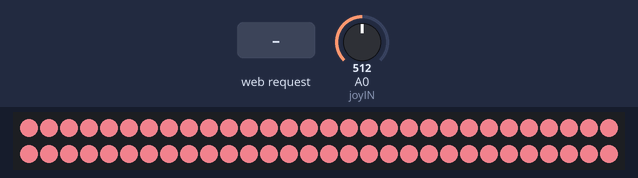
Bench run of a sketch on a simulated ESP8266 (NodeMCU). Shown: 60 RGB LEDs in strip order, left to right, continuing on the next row. The test bench sets the inputs (shaded band); at power-on: A0 (joyIN) = 512. WiFi joins after 1.5 s; servers stay silent unless stated; storage starts empty.

Above: at 1.2 s.
1.3 s: A0 (joyIN) set to 900
At 1.79 s:
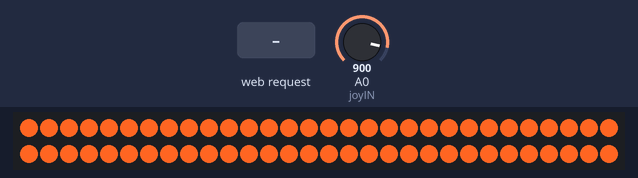
3.7 s: HTTP request GET /set?plain=1 received
At 3.89 s:
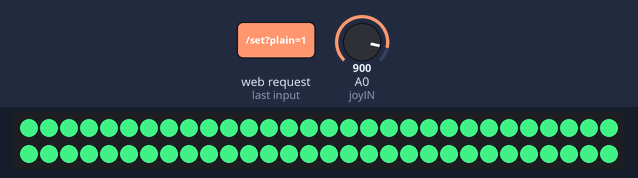
6.7 s: A0 (joyIN) set to 753
At 6.9 s:
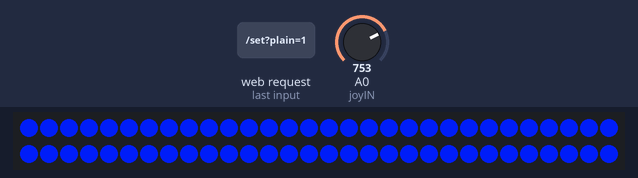
9.1 s: A0 (joyIN) set to 723
At 9.76 s:
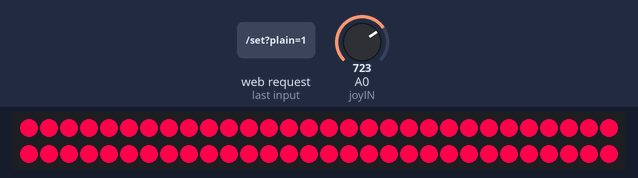
10.7 s: A0 (joyIN) set to 642
At 11.18 s:
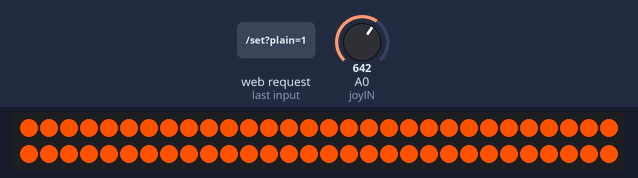
12.3 s: A0 (joyIN) set to 619
Timing chart, 0 to 14.8 s (numbered marks = the images above; inputs shaded):
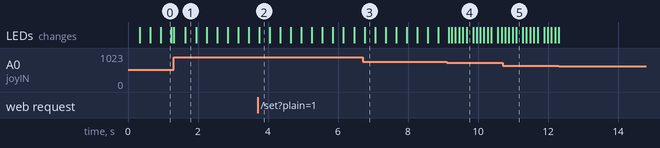

The sketch:

d20-code.ino
```cpp
#include <NeoPixelBus.h>
#include <ESP8266WiFi.h>
#include <ESP8266WebServer.h>
#include <FS.h>
#include <ArduinoJson.h>
#include <math.h>

// #define SERIALOUT

ESP8266WebServer server(80);

const char *ssid = "Airy";
const char *password = "Landryssa";
const uint16_t PixelCount = 60;

NeoPixelBus<NeoGrbwFeature, Neo800KbpsMethod> strip(PixelCount, 0);

const int joyGnd = 16;
const int joyX = 14;
const int joyY = 12;
const int joyIN = A0;


const int numsets = 6;
struct hsv {
  int hue, sat, val;
} colors[numsets];
struct hsv curcolors[numsets];
unsigned long setcolor = 0;

unsigned long tick = 0;
unsigned long ctick = 0;

void setup()
{
    set_initial();
    pinMode(joyGnd, OUTPUT);
    pinMode(joyX, OUTPUT);
    pinMode(joyY, OUTPUT);
    digitalWrite(joyGnd, LOW);
    digitalWrite(joyX, LOW);
    digitalWrite(joyY, LOW);

#ifdef SERIALOUT
    Serial.begin(74880);
    while (!Serial); // wait for serial attach

    Serial.println();
    Serial.println("Initializing...");
    Serial.flush();
#endif

    // this resets all the neopixels to an off state
    strip.Begin();
    strip.Show();

    SPIFFS.begin();
#ifdef SERIALOUT
    Serial.println("SPIFFS OK...");
    Serial.flush();
#endif
    WiFi.disconnect(true);
    WiFi.begin(ssid, password);

#ifdef SERIALOUT
    Serial.println("WiFi connected...");
    Serial.flush();
#endif
    ota_setup();

    server.on("/set", handle_set);
    server.on("/get", handle_get);
    server.serveStatic("/build/bundle.css", SPIFFS, "/bundle.css");
    server.serveStatic("/build/bundle.js", SPIFFS, "/bundle.js");
    server.serveStatic("/index.html", SPIFFS, "/index.html");
    server.serveStatic("/", SPIFFS, "/");

    server.begin();
}


void loop()
{
    ota_check();
    server.handleClient();
    nub_check();
    if ((setcolor > 0) && (ctick < millis())) {
      setcolor--;
      ctick = millis() + 25;
      const int csz = PixelCount / numsets;
      for (int s = 0; s < numsets; s++) {
        int ch = colors[s].hue;
        int cch = curcolors[s].hue;
        if (ch < cch) {
          if (cch - ch > 180) ch += 360;
        } else {
          if (ch - cch > 180) cch += 360;
        }
        curcolors[s].hue = ((cch * setcolor + ch) / (setcolor+1)) % 360;
        curcolors[s].sat = (curcolors[s].sat * setcolor + colors[s].sat) / (setcolor+1);
        curcolors[s].val = (curcolors[s].val * setcolor + colors[s].val) / (setcolor+1);
#ifdef SERIALOUT
        if (setcolor == 0) {
          Serial.print("Setting color "); Serial.print(s); Serial.print(" to ("); Serial.print(colors[s].hue);
          Serial.print(","); Serial.print(colors[s].sat); Serial.print(","); Serial.print(colors[s].val); Serial.println(")");
          Serial.flush();
        }
#endif
        RgbwColor color = hsv2rgb(curcolors[s]);
        for (int p = 0; p < csz; p++) {
          strip.SetPixelColor(s*csz+p, color);
        }
      }
      strip.Show();
    }
/*
#ifdef SERIALOUT
    if (tick < millis()) {
      digitalWrite(joyY, LOW);
      digitalWrite(joyX, HIGH);
      int posX = analogRead(joyIN);
      digitalWrite(joyX, LOW);
      digitalWrite(joyY, HIGH);
      int posY = analogRead(joyIN);
      digitalWrite(joyY, LOW);
      digitalWrite(joyX, LOW);
      Serial.print("X = "); Serial.print(posX); Serial.print(", Y = "); Serial.println(posY);
      tick = millis() + 1000;
    }
#endif
*/
}

void nub_check()
{
  if (tick < millis()) {
    digitalWrite(joyY, LOW);
    digitalWrite(joyX, HIGH);
    int vert = analogRead(joyIN);
    digitalWrite(joyX, LOW);
    digitalWrite(joyY, HIGH);
    int horz = analogRead(joyIN);
    digitalWrite(joyY, LOW);
    digitalWrite(joyX, LOW);

    if (horz < 350) { // Hue rotate
      int scl = (350-horz)/35;
      for (int c = 0; c < numsets; c++) {
        int newhue = colors[c].hue - scl;
        if (newhue < 0) newhue += 360;
        colors[c].hue = newhue;
        int newsat = colors[c].sat + scl*2;
        if (newsat > 255) newsat = 255;
        colors[c].sat = newsat;
      }
      setcolor = 4;
    }
    if (horz > 600) { // Hue rotate
      int scl = (horz-600)/35;
      for (int c = 0; c < numsets; c++) {
        int newhue = colors[c].hue + scl;
        if (newhue >= 360) newhue -= 360;
        colors[c].hue = newhue;
        int newsat = colors[c].sat + scl*2;
        if (newsat > 255) newsat = 255;
        colors[c].sat = newsat;
      }
      setcolor = 4;
    }
    if (vert < 350) { // Dimming
      int scl = (350-vert)/35;
      for (int c = 0; c < numsets; c++) {
        int newval = colors[c].val - scl;
        if (newval < 0) newval = 0;
        colors[c].val = newval;
      }
      setcolor = 4;
    }
    if (vert > 600) { // Brightening
      int scl = (vert-600)/35;
      for (int c = 0; c < numsets; c++) {
        int newval = colors[c].val + scl;
        if (newval > 255) {
          newval = 255;
          int newsat = colors[c].sat - scl;
          if (newsat < 0) newsat = 0;
          colors[c].sat = newsat;
        }
        colors[c].val = newval;
      }
      setcolor = 4;
    }

    tick = millis() + 100;
  }
}

RgbwColor hsv2rgb(struct hsv color)
{
  double H = color.hue, S = ((double)color.sat)/255, V = ((double)color.val)/255;
  /*
  Serial.print("H="); Serial.print(H);
  Serial.print(" S="); Serial.print(S);
  Serial.print(" V="); Serial.println(V);
  */
  uint8_t rgbw[4];
  double C = V * S;
  double X1 = fmod(H/60, 2);
  double X2 = 2 - X1;
  if (X1 > 1) { X1 = 1; } else { X2 = 1; }
  X1 = X1 * C;
  X2 = X2 * C;
  double m = V - C;
  int io = (int)(H/120) % 3;
  /*
  Serial.print("C="); Serial.print(C);
  Serial.print(" X1="); Serial.print(X1);
  Serial.print(" X2="); Serial.print(X2);
  Serial.print(" m="); Serial.print(m);
  Serial.print(" io="); Serial.println(io);
  */
  rgbw[io] = (uint8_t)(((X2+m)*255));
  rgbw[(io+1)%3] = (uint8_t)(((X1+m)*255));
  rgbw[(io+2)%3] = (uint8_t)(m*255);
  rgbw[3] = (uint8_t)((1-S)*(1-S)*V*255);
  return RgbwColor(rgbw[0], rgbw[1], rgbw[2], rgbw[3]);
}

void handle_set()
{
  if (!server.hasArg("plain")) {
    server.send(400, "text/plain", "No data");
    return;
  }
  /*
  Serial.print("Got: ");
  Serial.println(server.arg("plain"));
  */

  StaticJsonDocument<512> json;
  if (DeserializationError err = deserializeJson(json, server.arg("plain"))) {
    server.send(400, "text/plain", err.c_str());
    return;
  }
  for (int i = 0; i < numsets; i++) {
    colors[i].hue = json[i]["hue"];
    colors[i].sat = json[i]["sat"];
    colors[i].val = json[i]["val"];
  }
  setcolor = 10;
  /*
  char buf[32];
  sprintf(buf, "Color: %d,%d,%d,%d", color.R, color.G, color.B, color.W);
  Serial.println(buf);
  server.send(200, "text/plain", buf);
  */
  server.send(200, "application/json", json.as<String>());
}

void handle_get()
{
  StaticJsonDocument<512> json;
  for (int i = 0; i < numsets; i++) {
    json[i]["hue"] = colors[i].hue;
    json[i]["sat"] = colors[i].sat;
    json[i]["val"] = colors[i].val;
  }
  server.send(200, "application/json", json.as<String>());
}

void set_initial()
{
  for (int i = 0; i < numsets; i++) {
    colors[i].hue = 354;
    colors[i].sat = 200;
    colors[i].val = 255;
  }
  setcolor = 50;
}
```

ota.ino
```cpp
#include <ESP8266mDNS.h>
#include <WiFiUdp.h>
#include <ArduinoOTA.h>

#define OTA_NAME "d20-lamp"

bool ota_is_setup;

void ota_setup()
{
  ota_is_setup = false;
}

void ota_do_setup()
{
#ifdef SERIALOUT
  Serial.print("Listening on "); Serial.print(WiFi.localIP()); Serial.println(".");
  Serial.flush();
#endif
  ArduinoOTA.setHostname(OTA_NAME);
  // ArduinoOTA.setPassword("Chocola");
  ArduinoOTA
    .onStart([]() {
      String type;
      if (ArduinoOTA.getCommand() == U_FLASH)
        type = "sketch";
      else // U_SPIFFS
        type = "filesystem";

      // NOTE: if updating SPIFFS this would be the place to unmount SPIFFS using SPIFFS.end()
      Serial.println("Start updating " + type);
    });
  ArduinoOTA.onEnd([]() {
      Serial.println("\nEnd");
    });
  ArduinoOTA.onProgress([](unsigned int progress, unsigned int total) {
      Serial.printf("Progress: %u%%\r", (progress / (total / 100)));
    });
  ArduinoOTA.onError([](ota_error_t error) {
      Serial.printf("Error[%u]: ", error);
      if (error == OTA_AUTH_ERROR) Serial.println("Auth Failed");
      else if (error == OTA_BEGIN_ERROR) Serial.println("Begin Failed");
      else if (error == OTA_CONNECT_ERROR) Serial.println("Connect Failed");
      else if (error == OTA_RECEIVE_ERROR) Serial.println("Receive Failed");
      else if (error == OTA_END_ERROR) Serial.println("End Failed");
    });

  ArduinoOTA.begin();
}

void ota_check()
{
  if (WiFi.status() == WL_CONNECTED) {
    if (!ota_is_setup) {
      ota_do_setup();
      ota_is_setup = true;
    } else {
      ArduinoOTA.handle();
    }
  }
}
```

Measured:
- the behaviour switches between 740 and 739 on A0 (joyIN) (found by bisection; images 3 and 4)
- after the input at 1.3 s, the LEDs: first differ from a run without the input after 0.34 s (image 1)
